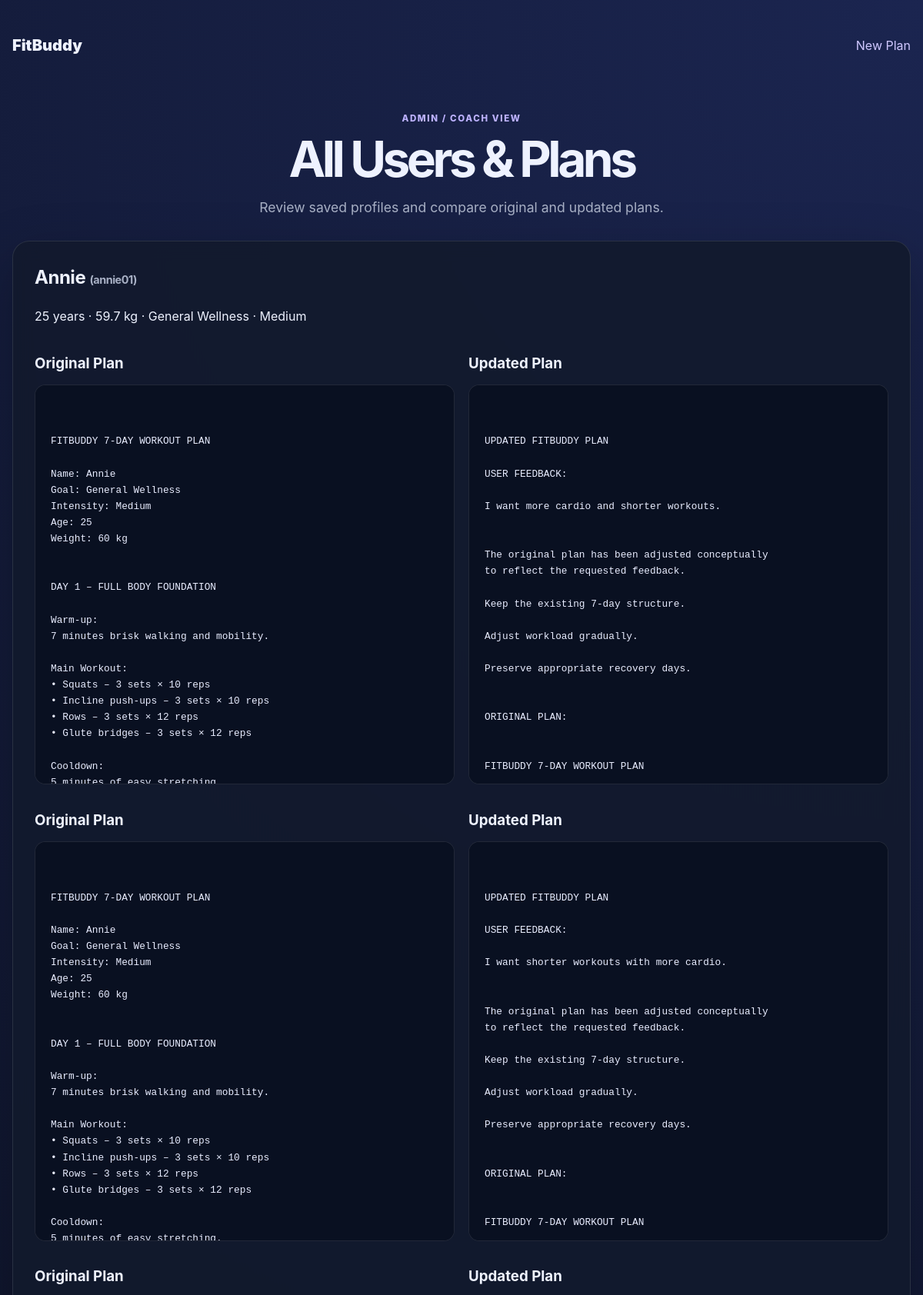
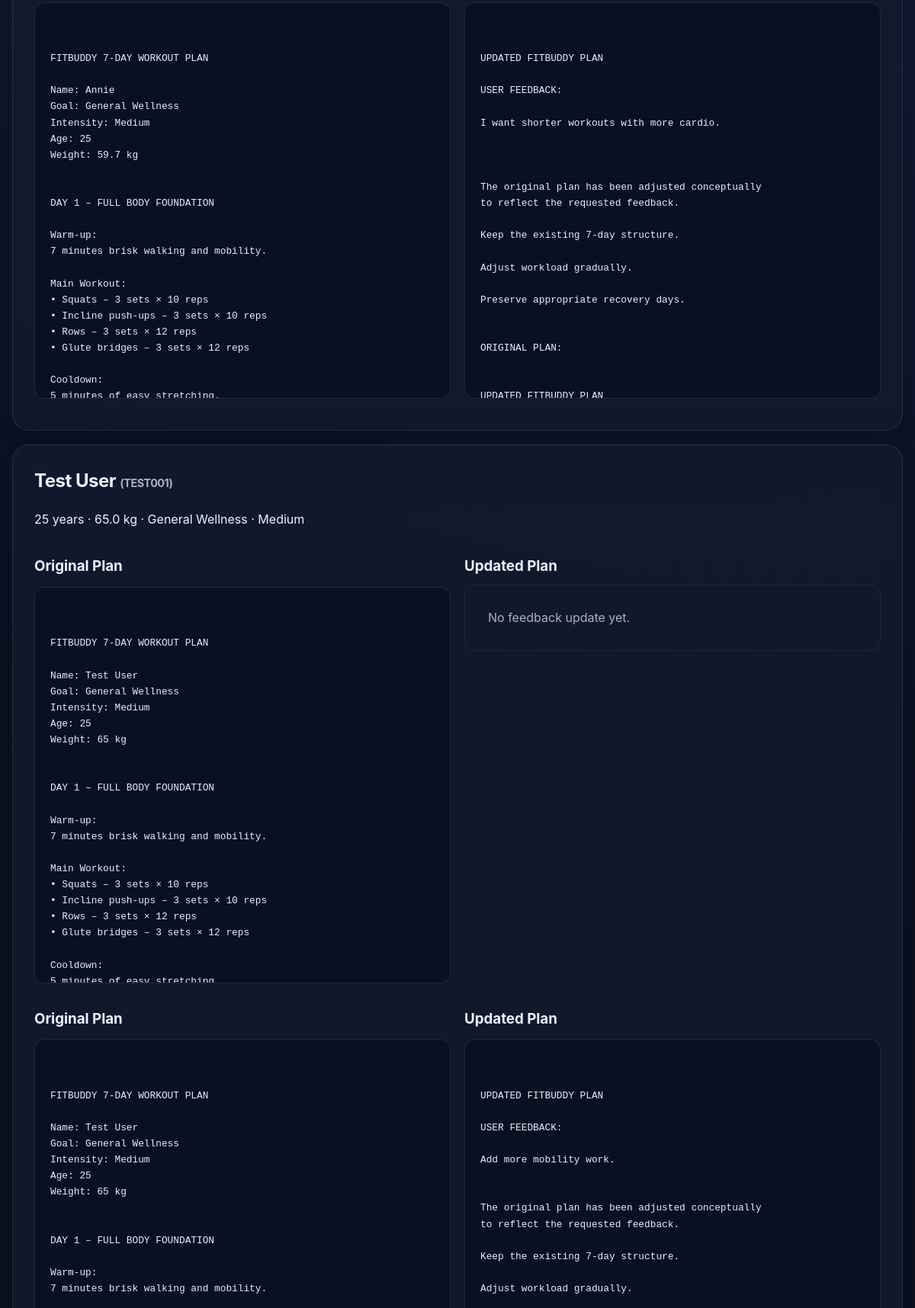
Screenshot of /view-all-users (upper part) with the database file from the repository (2 pictures, top to bottom).
### app/models.py (models this page shows)
class User(Base):
    __tablename__ = "users"
    id: Mapped[int] = mapped_column(
        Integer,
        primary_key=True,
    )
    user_id: Mapped[str] = mapped_column(
        String(64),
        unique=True,
        index=True,
    )
    username: Mapped[str] = mapped_column(
        String(120),
    )
    age: Mapped[int] = mapped_column(
        Integer,
    )
    weight: Mapped[float] = mapped_column(
        Float,
    )
    goal: Mapped[str] = mapped_column(
        String(80),
    )
    intensity: Mapped[str] = mapped_column(
        String(20),
    )
    created_at: Mapped[datetime] = mapped_column(
        DateTime(timezone=True),
        default=utcnow,
    )
    plans: Mapped[list["Plan"]] = relationship(
        back_populates="user",
        cascade="all, delete-orphan",
    )

class Plan(Base):
    __tablename__ = "plans"
    id: Mapped[int] = mapped_column(
        Integer,
        primary_key=True,
    )
    user_id: Mapped[int] = mapped_column(
        ForeignKey("users.id"),
        index=True,
    )
    original_plan: Mapped[str] = mapped_column(
        Text,
    )
    updated_plan: Mapped[str | None] = mapped_column(
        Text,
        nullable=True,
    )
    nutrition_tip: Mapped[str] = mapped_column(
        Text,
    )
    feedback: Mapped[str | None] = mapped_column(
        Text,
        nullable=True,
    )
    created_at: Mapped[datetime] = mapped_column(
        DateTime(timezone=True),
        default=utcnow,
    )
    updated_at: Mapped[datetime] = mapped_column(
        DateTime(timezone=True),
        default=utcnow,
        onupdate=utcnow,
    )
    user: Mapped[User] = relationship(
        back_populates="plans",
    )

### app/routes.py (the view)
@router.get(
    "/view-all-users",
    response_class=HTMLResponse,
)
def view_all_users(
    request: Request,
    db: Session = Depends(get_db),
):
    users = get_all_users(db)
    return templates.TemplateResponse(
        request=request,
        name="all_users.html",
        context={
            "users": users
        },
    )

### app/templates/all_users.html (shortened to what this page needs)
<!DOCTYPE html>
<html lang="en">
<head>
    <link
        rel="stylesheet"
        href="{{ url_for('static', path='css/style.css') }}"
    >
</head>
<body>
<main class="container wide">
    <header class="topbar">
        <a
            class="brand"
            href="/"
        >
            FitBuddy
        </a>
        <a href="/">
            New Plan
        </a>
    </header>
    <section class="hero compact">
        <div class="badge">
            ADMIN / COACH VIEW
        </div>
        <h1>
            All Users & Plans
        </h1>
        <p class="lead">
            Review saved profiles and compare
            original and updated plans.
        </p>
    </section>
    {% for user in users %}
        <section class="card user-card">
            <div class="section-heading">
                <div>
                    <h2>
                        {{ user.username }}
                        <span class="muted">
                            ({{ user.user_id }})
                        </span>
                    </h2>
                    <p>
                        {{ user.age }} years
                        ·
                        {{ user.weight }} kg
                        ·
                        {{ user.goal.title() }}
                        ·
                        {{ user.intensity.title() }}
                    </p>
                </div>
            </div>
            {% for plan in user.plans %}
                <div class="plan-grid">
                    <div>
                        <h3>
                            Original Plan
                        </h3>
                        <pre class="plan small-plan">
{{ plan.original_plan }}
                        </pre>
                    </div>
                    <div>
                        <h3>
                            Updated Plan
                        </h3>
                        {% if plan.updated_plan %}
                            <pre class="plan small-plan">
{{ plan.updated_plan }}
                            </pre>
                        {% else %}
                            <div class="empty">
                                No feedback update yet.
                            </div>
                        {% endif %}
                    </div>
                </div>
            {% endfor %}
        </section>
    {% endfor %}
</main>
</body>
</html>

### app/static/css/style.css (style rules this page uses)
:root { --bg: #0b1020; --panel: #121a2d; --panel-2: #17213a; --text: #eef2ff; --muted: #a8b0c5; --accent: #7c5cff; --accent-2: #25d0a5; --border: rgba(255, 255, 255, 0.1); --shadow: 0 24px 70px rgba(0, 0, 0, 0.25); }
* { box-sizing: border-box; }
body { margin: 0; font-family: Inter, ui-sans-serif, system-ui, -apple-system, BlinkMacSystemFont, "Segoe UI", sans-serif; background: radial-gradient( circle at top right, #1b2550, var(--bg) 45% ); color: var(--text); line-height: 1.55; }
a { color: #cfc7ff; text-decoration: none; }
.container { width: min( 980px, calc(100% - 32px) ); margin: 0 auto; padding: 44px 0 70px; }
.container.wide { width: min( 1250px, calc(100% - 32px) ); }
.hero { text-align: center; padding: 45px 10px 28px; }
.hero.compact { padding-bottom: 12px; }
.hero h1 { font-size: clamp( 3rem, 9vw, 6rem ); line-height: 0.95; margin: 12px 0 18px; letter-spacing: -0.07em; }
.hero.compact h1 { font-size: clamp( 2.5rem, 6vw, 4rem ); }
.lead { color: var(--muted); font-size: 1.1rem; max-width: 720px; margin: auto; }
.badge { display: inline-block; color: #bdb2ff; font-weight: 800; letter-spacing: 0.14em; font-size: 0.72rem; }
.card { background: rgba( 18, 26, 45, 0.9 ); border: 1px solid var(--border); border-radius: 22px; padding: 28px; box-shadow: var(--shadow); margin: 18px 0; backdrop-filter: blur(12px); }
h2 { margin-top: 0; letter-spacing: -0.02em; }
h3 { margin-bottom: 10px; }
.small, .muted { color: var(--muted); font-size: 0.9rem; }
.topbar { display: flex; justify-content: space-between; align-items: center; margin-bottom: 20px; }
.brand { color: var(--text); font-size: 1.25rem; font-weight: 900; }
.section-heading { display: flex; justify-content: space-between; gap: 15px; align-items: center; }
.plan { white-space: pre-wrap; overflow-x: auto; background: #091021; border: 1px solid var(--border); border-radius: 14px; padding: 20px; color: #e9edff; font: 0.94rem/1.65 ui-monospace, SFMono-Regular, Consolas, monospace; }
.small-plan { max-height: 520px; overflow-y: auto; font-size: 0.8rem; }
.plan-grid { display: grid; grid-template-columns: 1fr 1fr; gap: 18px; }
.empty { padding: 30px; border: 1px dashed var(--border); border-radius: 14px; color: var(--muted); }

### rows the page displays
User: username "Annie", user_id "annie01", age "25", weight "59.7", goal "General Wellness", intensity "Medium"
Plan: original_plan "FITBUDDY 7-DAY WORKOUT PLAN Name: Annie Goal: General Wellness Intensity: Medium Age: 25 Weight: 60 kg DAY 1 – FULL BODY FOUNDATION Warm-up: 7 minutes brisk walking and mobility. Main Workout: • Squats – 3 sets × 10 reps • Incline push-ups – 3 sets × 10 reps • Rows – 3 sets × 12 reps • Glute bridges – 3 sets × 12 reps Cooldown:…", updated_plan "UPDATED FITBUDDY PLAN USER FEEDBACK: I want more cardio and shorter workouts. The original plan has been adjusted conceptually to reflect the requested feedback. Keep the existing 7-day structure. Adjust workload gradually. Preserve appropriate recovery days. ORIGINAL PLAN: FITBUDDY 7-DAY WORKOUT PLAN…"
Plan: original_plan "FITBUDDY 7-DAY WORKOUT PLAN Name: Annie Goal: General Wellness Intensity: Medium Age: 25 Weight: 60 kg DAY 1 – FULL BODY FOUNDATION Warm-up: 7 minutes brisk walking and mobility. Main Workout: • Squats – 3 sets × 10 reps • Incline push-ups – 3 sets × 10 reps • Rows – 3 sets × 12 reps • Glute bridges – 3 sets × 12 reps Cooldown:…", updated_plan "UPDATED FITBUDDY PLAN USER FEEDBACK: I want shorter workouts with more cardio. The original plan has been adjusted conceptually to reflect the requested feedback. Keep the existing 7-day structure. Adjust workload gradually. Preserve appropriate recovery days. ORIGINAL PLAN: FITBUDDY 7-DAY WORKOUT PLAN…"
Plan: original_plan "FITBUDDY 7-DAY WORKOUT PLAN Name: Annie Goal: General Wellness Intensity: Medium Age: 25 Weight: 59.7 kg DAY 1 – FULL BODY FOUNDATION Warm-up: 7 minutes brisk walking and mobility. Main Workout: • Squats – 3 sets × 10 reps • Incline push-ups – 3 sets × 10 reps • Rows – 3 sets × 12 reps • Glute bridges – 3 sets × 12 reps Cooldown:…", updated_plan "UPDATED FITBUDDY PLAN USER FEEDBACK: I want shorter workouts with more cardio. The original plan has been adjusted conceptually to reflect the requested feedback. Keep the existing 7-day structure. Adjust workload gradually. Preserve appropriate recovery days. ORIGINAL PLAN:…"
User: username "Test User", user_id "TEST001", age "25", weight "65.0", goal "General Wellness", intensity "Medium"
Plan: original_plan "FITBUDDY 7-DAY WORKOUT PLAN Name: Test User Goal: General Wellness Intensity: Medium Age: 25 Weight: 65 kg DAY 1 – FULL BODY FOUNDATION Warm-up: 7 minutes brisk walking and mobility. Main Workout: • Squats – 3 sets × 10 reps • Incline push-ups – 3 sets × 10 reps • Rows – 3 sets × 12 reps • Glute bridges – 3 sets × 12 reps Cooldown:…", shows "No feedback update yet."
